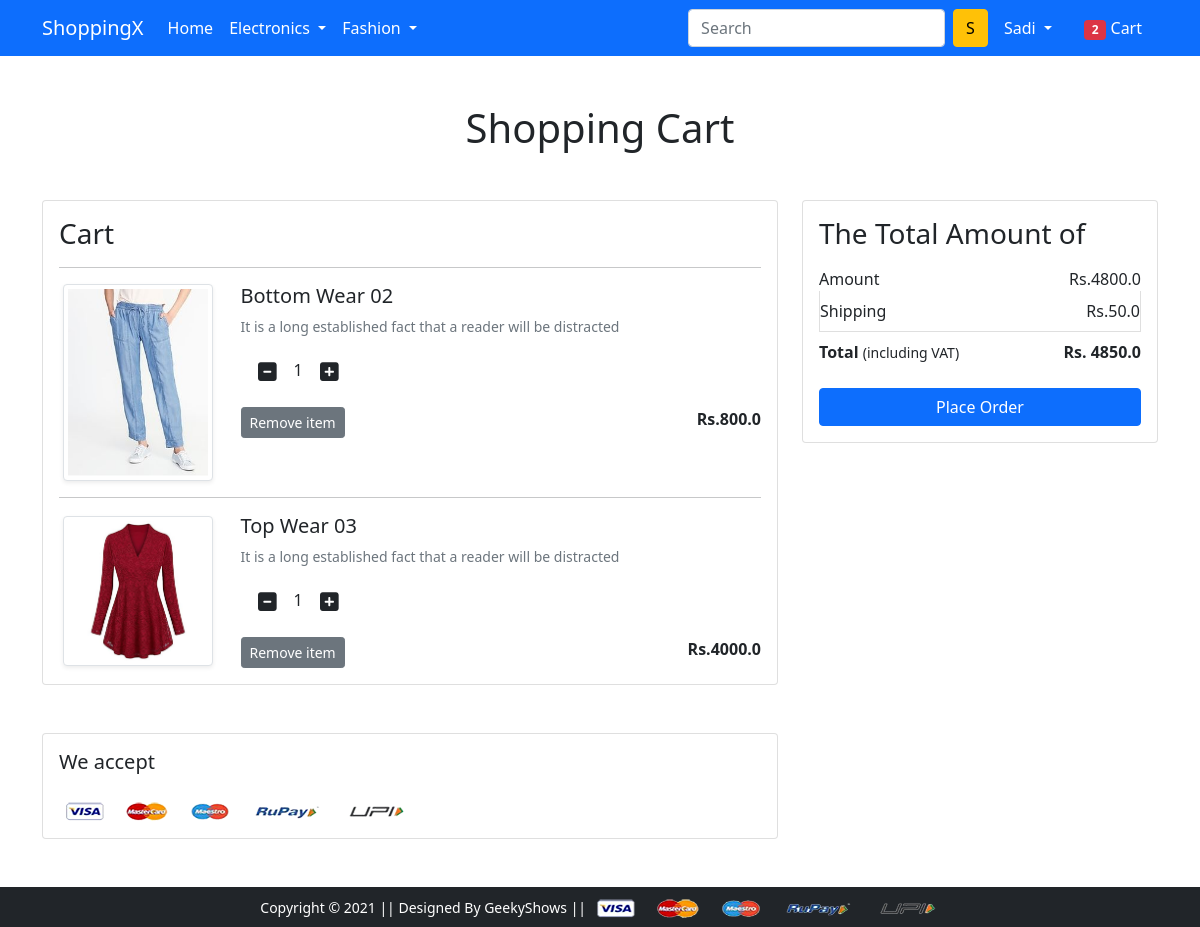
Page /cart/ (signed in) on the committed database.
### shopapp/models.py (models this page shows, shortened)
class Cart(models.Model):
    user=models.ForeignKey(User,on_delete=models.CASCADE)
    product=models.ForeignKey(Product,on_delete=models.CASCADE)
    quantity=models.PositiveIntegerField(default=1)

class Product(models.Model):
    title=models.CharField(max_length=100)
    selling_price=models.FloatField()
    discount_price=models.FloatField()
    description=models.TextField()
    brand=models.CharField(max_length=100)
    product_image=models.ImageField(upload_to='product_img')
    category=models.CharField(choices=CATEGORY_CHOICES,max_length=2)

### shopapp/views.py (the view)
# urls.py: path('cart/', views.show_cart, name='cart'),
@login_required
def show_cart(request):
    if request.user.is_authenticated:
        user=request.user
        count=0
        count=len(Cart.objects.filter(user=request.user))
        cart=Cart.objects.filter(user=user)
        amount=0.0
        shipping_amount = 50.0
        total_amount=0.0
        cart_product=[p for p in Cart.objects.all() if p.user == user]
        if cart_product:
            for p in cart_product:
                tamount=(p.quantity*p.product.discount_price)
                amount+=tamount
                total_amount=amount+shipping_amount
            return render(request, 'app/addtocart.html',{'cart':cart,'total_amount':total_amount,'amount':amount,'shipping_amount':shipping_amount,'count':count})
        else:
            return render(request,'app/emptycart.html')

### shopapp/templates/app/addtocart.html (shortened to what this page needs)
{% extends 'app/base.html' %}
{% load static %}
{% block main-content %}
<div class="container my-5">
 <div class="row">
  <h1 class="text-center mb-5">Shopping Cart</h1>
  <div class="col-sm-8">
  <div class="card">
   <div class="card-body">
    <h3>Cart</h3>
    {% for p in cart %}
     <hr>
    <div class="row">
     <div class="col-sm-3 text-center align-self-center"><img src="{{p.product.product_image.url}}" alt="" srcset="" class="img-fluid img-thumbnail shadow-sm" height="150" width="150"> </div>
     <div class="col-sm-9">
      <div>
       <h5>{{p.product.title}}</h5>
       <p class="mb-2 text-muted small">{{p.product.description}}</p>
       <div class="my-3">
        <a class="minus-cart btn" pid="{{p.product.id}}"><i class="fas fa-minus-square fa-lg"></i></a>
          <span id="quantity">{{p.quantity}}</span>
        <a class="plus-cart btn" pid="{{p.product.id}}"><i class="fas fa-plus-square fa-lg"></i></a>
       </div>
       <div class="d-flex justify-content-between">
        <a href="#" class="remove-cart btn btn-sm btn-secondary mr-3" pid="{{p.product.id}}">Remove item </a>
        <p class="mb-0"><span><strong>Rs.{{p.product.discount_price}}</strong></span></p>
       </div>
      </div>
     </div>
    </div>
    {% endfor %}
   </div>
   </div>
  </div>
  <div class="col-sm-4">
   <div class="card">
    <div class="card-body">
      <h3>The Total Amount of</h3>
      <ul class="list-group">
       <li class="list-group-item d-flex justify-content-between align-items-center border-0 px-0 pb-0">Amount<span>Rs.<span id="amount">{{amount}}</span></span></li>
       <li class="list-group-item d-flex justify-content-between align-items-center px-0">Shipping<span>Rs.<span id="shippingamount">{{shipping_amount}}</span></span></li>
       <li class="list-group-item d-flex justify-content-between align-items-center border-0 px-0 mb-3">
        <div>
           <strong>Total</strong> <small>(including VAT)</small>
         </div>
         <span><strong>Rs. <strong id="totalamount">{{total_amount}}</strong></strong></span>
       </li>
      </ul>
      <div class="d-grid"><a href="{% url 'checkout' %}" class="btn btn-primary">Place Order</a></div>
    </div>
   </div>
  </div>
 </div>
</div>
<div class="container">
 <div class="row">
  <div class="col-sm-8">
   <div class="card">
    <div class="card-body">
      <h5 class="mb-4">We accept</h5>
      <img src="{% static 'app/images/payment.png' %}" alt="" class="img-fluid">
    </div>
  </div>
  </div>
 </div>
</div>
{% endblock main-content %}

### shopapp/templates/app/base.html (shortened to what this page needs)
<!doctype html>
{% load static %}
<html lang="en">
  <head>
    <link href="https://cdn.jsdelivr.net/npm/bootstrap@5.0.0-beta1/dist/css/bootstrap.min.css" rel="stylesheet">
    <link rel="stylesheet" href="{% static 'app/css/owl.carousel.min.css' %}">
    <link rel="stylesheet" href="{% static 'app/css/all.min.css' %}">
    <link rel="stylesheet" href="{% static 'app/css/style.css' %}">
  </head>
  <body>
    <nav class="navbar navbar-expand-lg navbar-dark bg-primary">
     <div class="container">
       <a class="navbar-brand" href="/">ShoppingX</a>
       <div class="collapse navbar-collapse" id="navbarSupportedContent">
         <ul class="navbar-nav me-auto mb-2 mb-lg-0">
           <li class="nav-item">
             <a class="nav-link active" aria-current="page" href="/">Home</a>
           </li>
           <li class="nav-item dropdown">
             <a class="nav-link dropdown-toggle text-white" href="#" id="electronicsDropdown" role="button" data-bs-toggle="dropdown" aria-expanded="false">
               Electronics
             </a>
           </li>
           <li class="nav-item dropdown">
             <a class="nav-link dropdown-toggle text-white" href="#" id="fashionDropdown" role="button" data-bs-toggle="dropdown" aria-expanded="false">
               Fashion
             </a>
           </li>
         </ul>
         <form class="d-flex">
           <input class="form-control me-2" type="search" placeholder="Search" aria-label="Search">
           <button class="btn btn-warning" type="submit">S</button>
         </form>
         <div>
          <ul class="navbar-nav me-auto mb-2 mb-lg-0">
            {% if request.user.is_authenticated %}
           <li class="nav-item dropdown mx-2">
              <a class="nav-link dropdown-toggle text-white" href="#" id="profileDropdown" role="button" data-bs-toggle="dropdown" aria-expanded="false">
                {{request.user.username|capfirst}}
              </a>
            </li>
            <li class="nav-item mx-2">
             <a href="{% url 'cart' %}" class="nav-link text-white"><span class="badge bg-danger">{{count}}</span> Cart </a>
            </li>
            {% endif %}
          </ul>
         </div>
       </div>
     </div>
    </nav>
    {% block main-content %} {% endblock main-content %}
    <footer class="container-fluid bg-dark text-center p-2 mt-5">
        <small class="text-white">Copyright &copy; 2021 || Designed By GeekyShows || </small>
        <img src="{% static 'app/images/payment.png' %}" alt="" srcset="" class="img-fluid" height="2px">
    </footer>
  </body>
</html>

### rows in the picture
Cart: product.product_image (picture), product "Bottom Wear 02", product.description "It is a long established fact that a reader will be distracted", quantity "1", product.discount_price "800.0"
Cart: product.product_image (picture), product "Top Wear 03", product.description "It is a long established fact that a reader will be distracted", quantity "1", product.discount_price "4000.0"

### other values in the picture
{{ request.user.username|capfirst }} "Sadi"
{{ count }} "2"
{{ amount }} "4800.0"
{{ shipping_amount }} "50.0"
{{ total_amount }} "4850.0"
